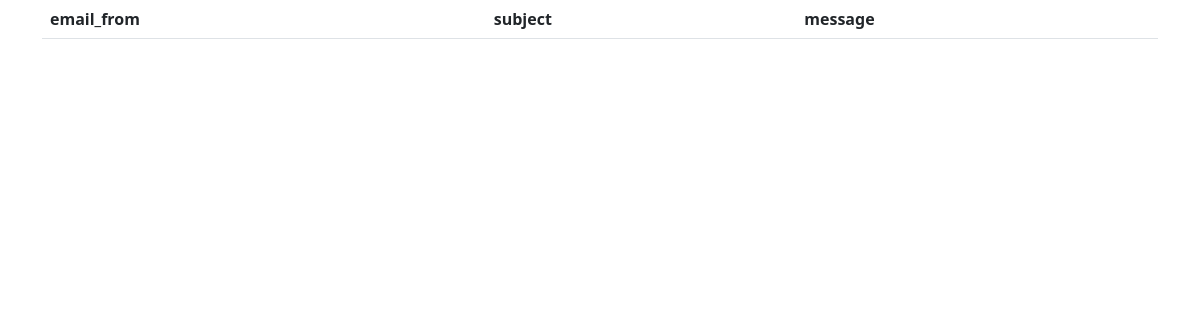
The page /currency/contacts/us on the database as committed earlier.
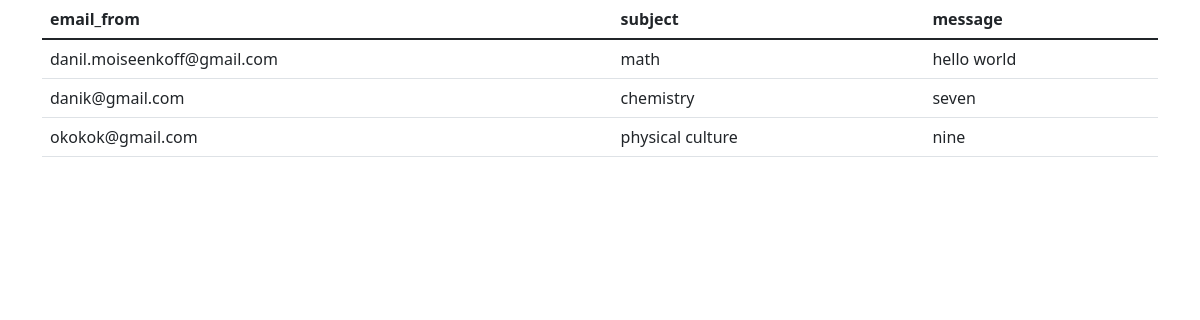
The same page on the database as committed later.
### currency/models.py (models this page shows)
class ContactUs(models.Model):
    class Meta:
        db_table = "contacts_us"
    email_from = models.CharField(max_length=255)
    subject = models.CharField(max_length=255)
    message = models.CharField(max_length=255)

### currency/api/contacts.py (the view, shortened to what this page needs)
# urls.py: path('contacts/us', contacts.ContactsApi.as_view()),
class ContactsApi(APIView):
    def get(self, request):
        contacts = ContactUs.objects.all()
        return render(request, "get.html", {
            "contacts": contacts
        })

### templates/get.html (shortened to what this page needs)
<html>
<head>
    <link href="https://cdn.jsdelivr.net/npm/bootstrap@5.1.3/dist/css/bootstrap.min.css" rel="stylesheet">
</head>
<body>
    <div class="container">
        <table class="table">
            <thead>
            <tr>
                <th>email_from</th>
                <th>subject</th>
                <th>message</th>
            </tr>
            </thead>
            <tbody>
            {% for contact in contacts %}
            <tr>
                <td>{{ contact.email_from }}</td>
                <td>{{ contact.subject }}</td>
                <td>{{ contact.message }}</td>
            </tr>
            {% endfor %}
            </tbody>
        </table>
    </div>
</body>
</html>

Rows that differ between the two databases and show on the page:
added ContactUs: email_from "danil.moiseenkoff@gmail.com", subject "math", message "hello world"
added ContactUs: email_from "danik@gmail.com", subject "chemistry", message "seven"
added ContactUs: email_from "okokok@gmail.com", subject "physical culture", message "nine"
